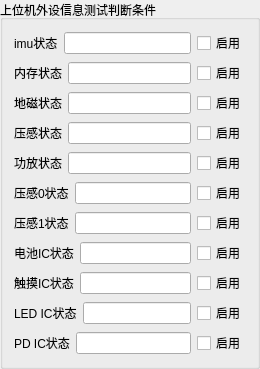
        <widget class="QGroupBox" name="groupBox_15">
         <property name="title">
          <string>上位机外设信息测试判断条件</string>
         </property>
         <layout class="QVBoxLayout" name="verticalLayout_6">
          <item>
           <layout class="QHBoxLayout" name="horizontalLayout_imu_status">
            <item>
             <widget class="QLabel" name="label_imu_status">
              <property name="text">
               <string>imu状态</string>
              </property>
             </widget>
            </item>
            <item>
             <widget class="QLineEdit" name="lineEdit_imu_status"/>
            </item>
            <item>
             <widget class="QCheckBox" name="checkBox_imu_status">
              <property name="text">
               <string>启用</string>
              </property>
             </widget>
            </item>
           </layout>
          </item>
          <item>
           <layout class="QHBoxLayout" name="horizontalLayout_flash_status">
            <item>
             <widget class="QLabel" name="label_flash_status">
              <property name="text">
               <string>内存状态</string>
              </property>
             </widget>
            </item>
            <item>
             <widget class="QLineEdit" name="lineEdit_flash_status"/>
            </item>
            <item>
             <widget class="QCheckBox" name="checkBox_flash_status">
              <property name="text">
               <string>启用</string>
              </property>
             </widget>
            </item>
           </layout>
          </item>
          <item>
           <layout class="QHBoxLayout" name="horizontalLayout_magnetic_status">
            <item>
             <widget class="QLabel" name="label_magnetic_status">
              <property name="text">
               <string>地磁状态</string>
              </property>
             </widget>
            </item>
            <item>
             <widget class="QLineEdit" name="lineEdit_magnetic_status">
              <property name="sizePolicy">
               <sizepolicy hsizetype="Expanding" vsizetype="Fixed">
                <horstretch>0</horstretch>
                <verstretch>0</verstretch>
               </sizepolicy>
              </property>
             </widget>
            </item>
            <item>
             <widget class="QCheckBox" name="checkBox_magnetic_status">
              <property name="text">
               <string>启用</string>
              </property>
             </widget>
            </item>
           </layout>
          </item>
          <item>
           <layout class="QHBoxLayout" name="horizontalLayout_pressure_status">
            <item>
             <widget class="QLabel" name="label_pressure_status">
              <property name="text">
               <string>压感状态</string>
              </property>
             </widget>
            </item>
            <item>
             <widget class="QLineEdit" name="lineEdit_pressure_status">
              <property name="sizePolicy">
               <sizepolicy hsizetype="Expanding" vsizetype="Fixed">
                <horstretch>0</horstretch>
                <verstretch>0</verstretch>
               </sizepolicy>
              </property>
             </widget>
            </item>
            <item>
             <widget class="QCheckBox" name="checkBox_pressure_status">
              <property name="text">
               <string>启用</string>
              </property>
             </widget>
            </item>
           </layout>
          </item>
          <item>
           <layout class="QHBoxLayout" name="horizontalLayout_audio_status">
            <item>
             <widget class="QLabel" name="label_audio_status">
              <property name="text">
               <string>功放状态</string>
              </property>
             </widget>
            </item>
            <item>
             <widget class="QLineEdit" name="lineEdit_audio_status"/>
            </item>
            <item>
             <widget class="QCheckBox" name="checkBox_audio_status">
              <property name="text">
               <string>启用</string>
              </property>
             </widget>
            </item>
           </layout>
          </item>
          <item>
           <layout class="QHBoxLayout" name="horizontalLayout_freework_press0">
            <item>
             <widget class="QLabel" name="label_freework_press0">
              <property name="text">
               <string>压感0状态</string>
              </property>
             </widget>
            </item>
            <item>
             <widget class="QLineEdit" name="lineEdit_freework_press0_status"/>
            </item>
            <item>
             <widget class="QCheckBox" name="checkBox_freework_press0">
              <property name="text">
               <string>启用</string>
              </property>
             </widget>
            </item>
           </layout>
          </item>
          <item>
           <layout class="QHBoxLayout" name="horizontalLayout_freework_press1">
            <item>
             <widget class="QLabel" name="label_freework_press1">
              <property name="text">
               <string>压感1状态</string>
              </property>
             </widget>
            </item>
            <item>
             <widget class="QLineEdit" name="lineEdit_freework_press1_status"/>
            </item>
            <item>
             <widget class="QCheckBox" name="checkBox_freework_press1">
              <property name="text">
               <string>启用</string>
              </property>
             </widget>
            </item>
           </layout>
          </item>
          <item>
           <layout class="QHBoxLayout" name="horizontalLayout_freework_battery_ic">
            <item>
             <widget class="QLabel" name="label_freework_battery_ic">
              <property name="text">
               <string>电池IC状态</string>
              </property>
             </widget>
            </item>
            <item>
             <widget class="QLineEdit" name="lineEdit_freework_battery_ic_status"/>
            </item>
            <item>
             <widget class="QCheckBox" name="checkBox_freework_battery_ic">
              <property name="text">
               <string>启用</string>
              </property>
             </widget>
            </item>
           </layout>
          </item>
          <item>
           <layout class="QHBoxLayout" name="horizontalLayout_freework_touch_ic">
            <item>
             <widget class="QLabel" name="label_freework_touch_ic">
              <property name="text">
               <string>触摸IC状态</string>
              </property>
             </widget>
            </item>
            <item>
             <widget class="QLineEdit" name="lineEdit_freework_touch_ic_status"/>
            </item>
            <item>
             <widget class="QCheckBox" name="checkBox_freework_touch_ic">
              <property name="text">
               <string>启用</string>
              </property>
             </widget>
            </item>
           </layout>
          </item>
          <item>
           <layout class="QHBoxLayout" name="horizontalLayout_freework_led_ic">
            <item>
             <widget class="QLabel" name="label_freework_led_ic">
              <property name="text">
               <string>LED IC状态</string>
              </property>
             </widget>
            </item>
            <item>
             <widget class="QLineEdit" name="lineEdit_freework_led_ic_status"/>
            </item>
            <item>
             <widget class="QCheckBox" name="checkBox_freework_led_ic">
              <property name="text">
               <string>启用</string>
              </property>
             </widget>
            </item>
           </layout>
          </item>
          <item>
           <layout class="QHBoxLayout" name="horizontalLayout_freework_pd_ic">
            <item>
             <widget class="QLabel" name="label_freework_pd_ic">
              <property name="text">
               <string>PD IC状态</string>
              </property>
             </widget>
            </item>
            <item>
             <widget class="QLineEdit" name="lineEdit_freework_pd_ic_status"/>
            </item>
            <item>
             <widget class="QCheckBox" name="checkBox_freework_pd_ic">
              <property name="text">
               <string>启用</string>
              </property>
             </widget>
            </item>
           </layout>
          </item>
         </layout>
        </widget>
